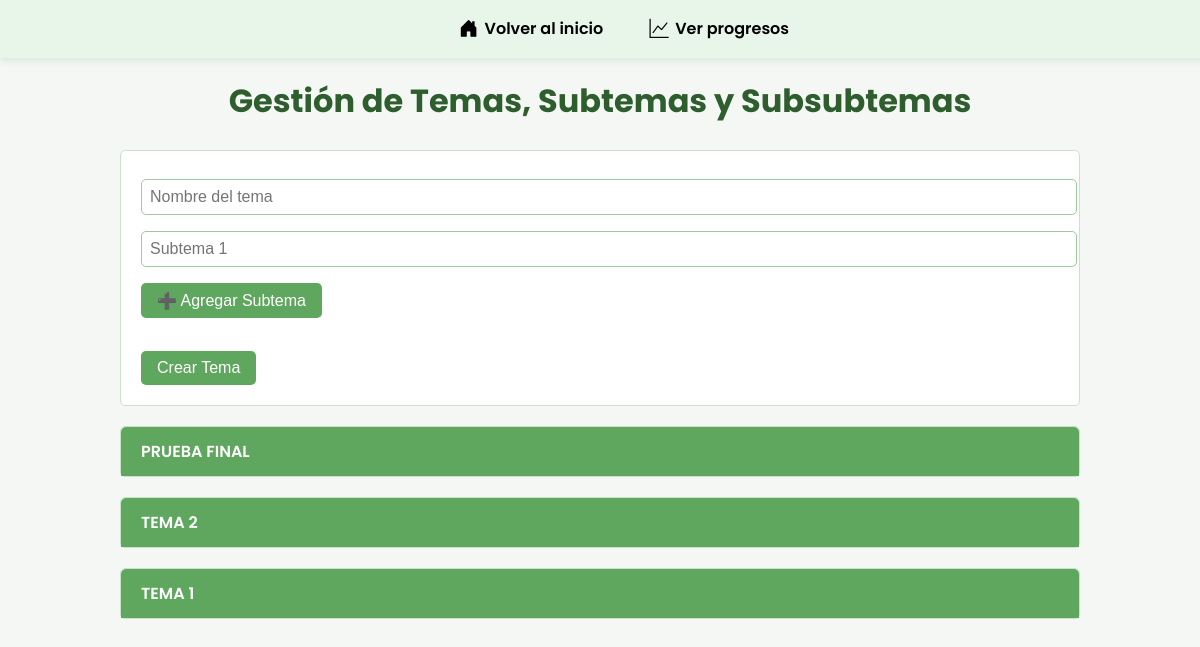
Before: /crear_tema.php with the older database file.
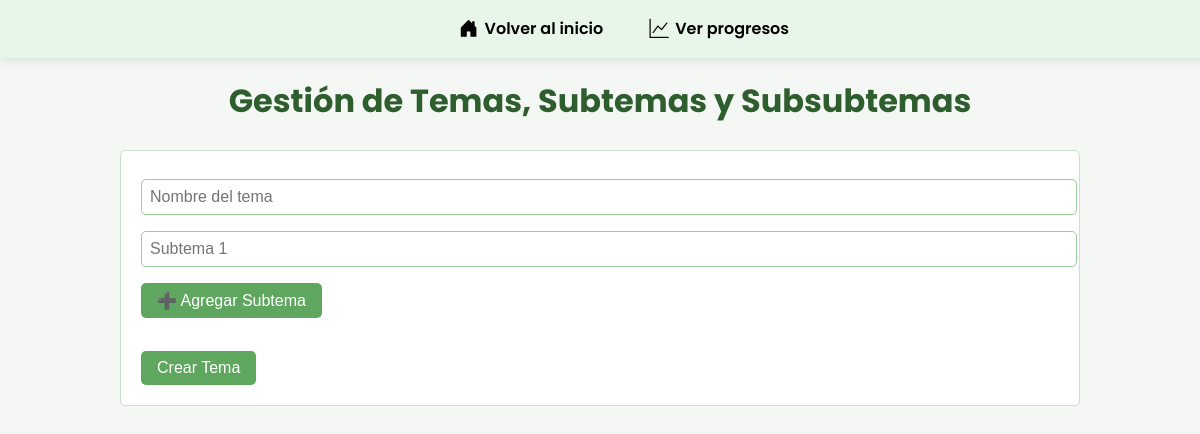
After: the same page with the newer database file.
### tables this page shows
CREATE TABLE `temas` (
  `id` int(11) NOT NULL AUTO_INCREMENT,
  `nombre` varchar(100) NOT NULL,
  PRIMARY KEY (`id`)
);

### crear_tema.php (the view, shortened to what this page needs)
<?php
require_once __DIR__ . '/includes/bd.php';
$temas = $conexion->query("SELECT * FROM temas ORDER BY id DESC");
?>
<!DOCTYPE html>
<html lang="es">
<head>
</head>
<body>
    <?php include 'navbar2.php'; ?>
    <div class="container">
        <h1>Gestión de Temas, Subtemas y Subsubtemas</h1>
        <form method="POST" class="card" style="padding: 20px;">
            <input type="text" name="nombre_tema" placeholder="Nombre del tema" required autocomplete="off" autofocus>
            <div id="subtemasCrear">
                <input type="text" name="subtemas[]" placeholder="Subtema 1" autocomplete="off">
            </div>
            <button type="button" onclick="agregarSubtema('subtemasCrear')" aria-label="Agregar Subtema">➕ Agregar
                Subtema</button><br><br>
            <button type="submit">Crear Tema</button>
        </form>
        <?php while ($tema = $temas->fetch_assoc()): ?>
            <div class="card">
                <div class="card-header" onclick="toggleCard(this)" role="button" aria-expanded="false" tabindex="0"
                    onkeypress="if(event.key==='Enter'){toggleCard(this);}"><?= htmlspecialchars($tema['nombre']) ?></div>
            </div>
        <?php endwhile; ?>
    </div>
</body>
</html>

Changed rows visible on the page:
removed temas: nombre "PRUEBA FINAL"
removed temas: nombre "TEMA 2"
removed temas: nombre "TEMA 1"
